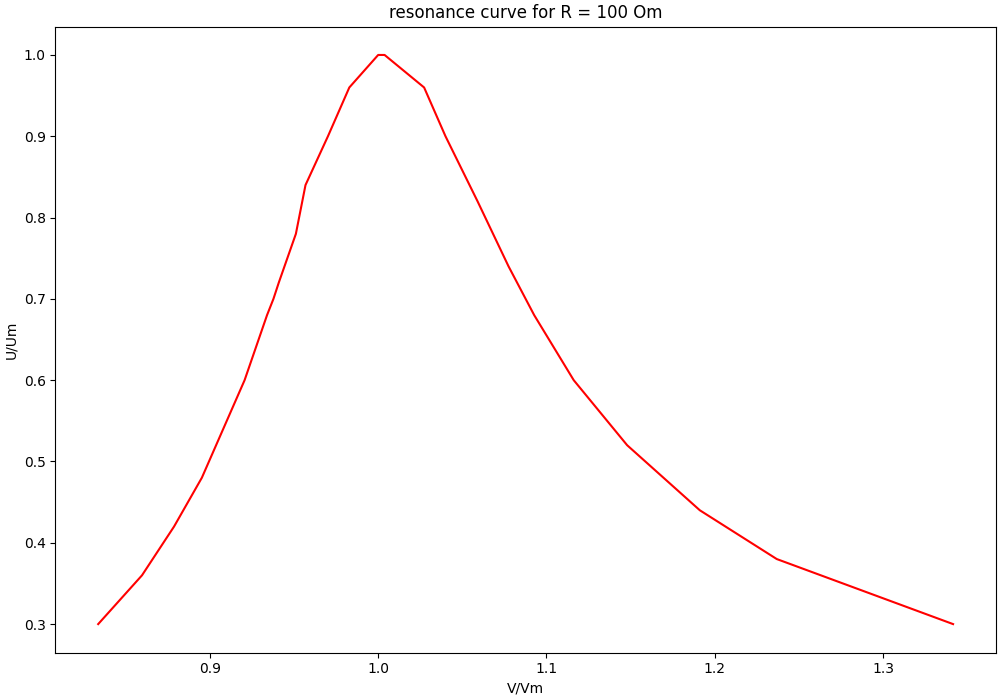

Recreate this plot in Python.
import matplotlib.pyplot as plt
import numpy as np

R_0_list_u = []
R_0_list_v = []
R_1_list = []

with  open('data1', 'r')  as  data:
    for line in data:
        list_line = list((map(float, line.split())))
        R_0_list_u.append(list_line[0] / 100.0)
        R_0_list_v.append(list_line[1] / 1575.0)

x = np.array(R_0_list_v)
y = np.array(R_0_list_u)

fig, ax = plt.subplots(figsize=(10,7), constrained_layout=True)

ax.set_ylabel("U/Um")
ax.set_xlabel("V/Vm")
ax.set_title("resonance curve for R = 100 Om")

plt.plot(x, y, 'r')

print(R_0_list_v[20] - R_0_list_v[7])

plt.savefig("2.png")